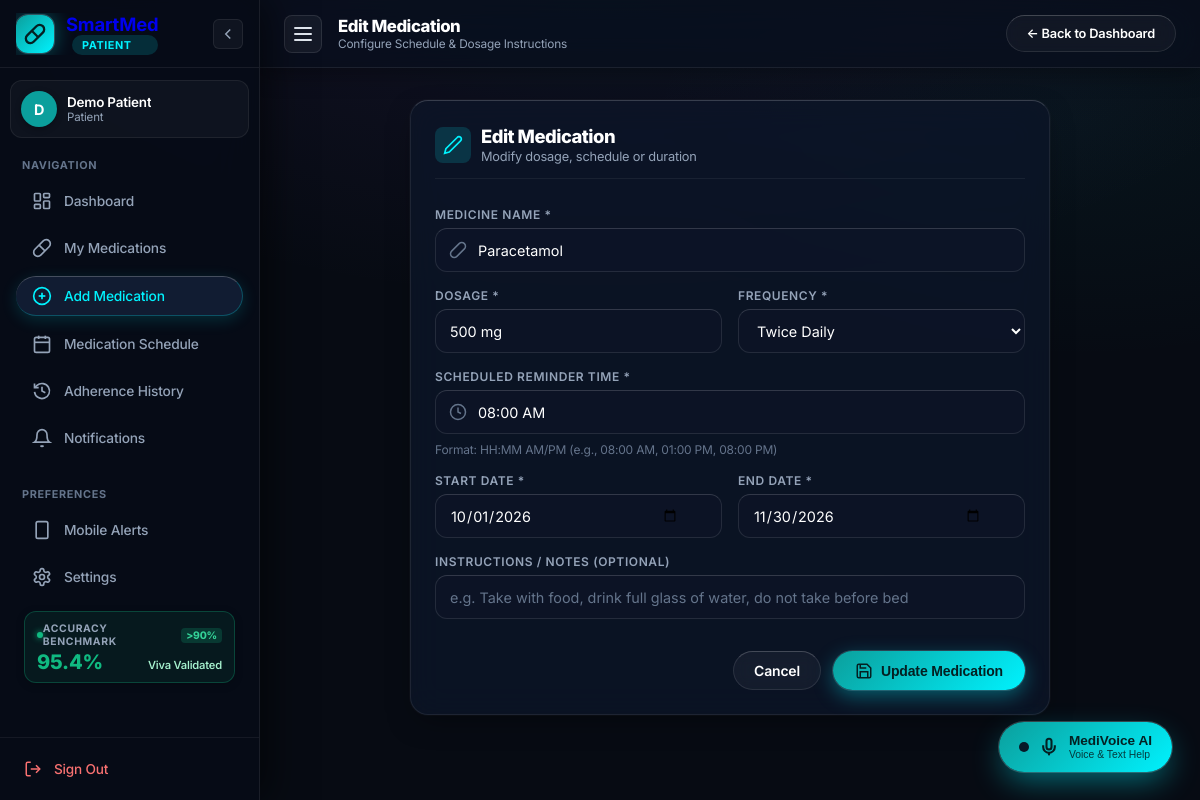
The page /medications/edit/1 (signed in) on the database as committed earlier.
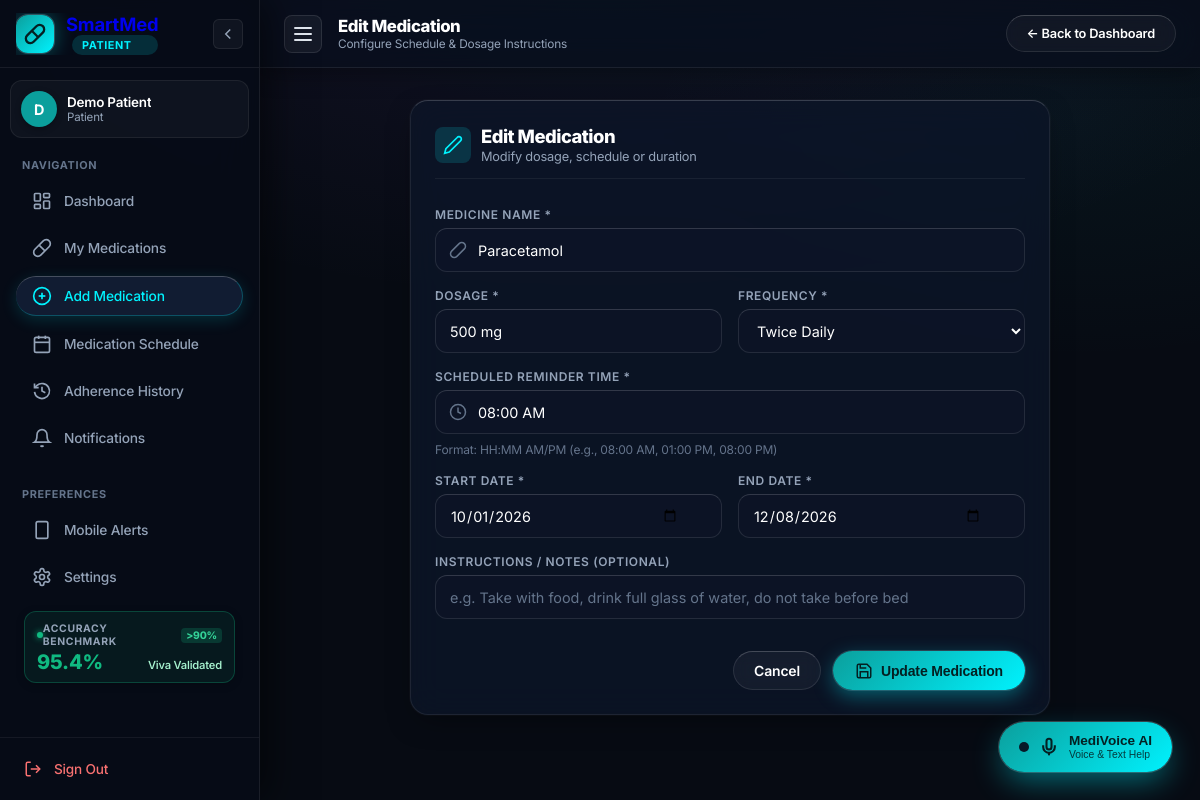
The same page on the database as committed later.
### tables this page shows
CREATE TABLE medications (
            id INTEGER PRIMARY KEY AUTOINCREMENT,
            patient_id INTEGER NOT NULL,
            medicine_name TEXT NOT NULL,
            dosage TEXT NOT NULL,
            frequency TEXT NOT NULL,
            scheduled_time TEXT NOT NULL,
            start_date TEXT NOT NULL,
            end_date TEXT NOT NULL, instructions TEXT DEFAULT '',
            FOREIGN KEY (patient_id) REFERENCES users(id) ON DELETE CASCADE
        );

### app.py (the view, shortened to what this page needs)
@app.route("/medications/edit/<int:med_id>", methods=["GET", "POST"])
def edit_medication(med_id):
    if "user_id" not in session:
        return redirect(url_for("login"))
    patient_id = session["user_id"]
    conn = get_db()
    cursor = conn.cursor()
    cursor.execute("SELECT * FROM medications WHERE id = ? AND patient_id = ?", (med_id, patient_id))
    medication = cursor.fetchone()
    if not medication:
        conn.close()
        flash("Medication not found or unauthorized.", "error")
        return redirect(url_for("patient_dashboard"))
    conn.close()
    return render_template("add_medicine.html", medication=medication, is_edit=True)

### app.py (called while the page is built)
def get_db():
    conn = sqlite3.connect(DATABASE_PATH)
    conn.row_factory = sqlite3.Row
    return conn

### templates/add_medicine.html (shortened to what the changed rows need)
<!DOCTYPE html>
<html lang="en">
<head>
  <link rel="stylesheet" href="{{ url_for('static', filename='css/style.css') }}">
</head>
<body class="app-layout">
  {% set active_page = 'add_medication' %}
  <div class="app-main-wrapper">
    <header class="app-topbar">
      <div class="topbar-left">
        <div class="topbar-page-info">
          <h2 class="topbar-title">{{ 'Edit Medication' if is_edit else 'Add New Prescription' }}</h2>
        </div>
      </div>
    </header>
    <main class="main-content">
    <div class="form-card section-card">
      <div class="section-header">
        <div class="section-title-box">
          <div>
            <h2 class="section-title">{{ 'Edit Medication' if is_edit else 'Add New Medication' }}</h2>
          </div>
        </div>
      </div>
      <form action="{{ url_for('edit_medication', med_id=medication.id) if is_edit else url_for('add_medication') }}" method="POST" class="auth-form" style="margin-top:10px;">
        <div class="form-group">
          <div class="input-container">
            <svg class="input-icon-left" viewBox="0 0 24 24" fill="none" stroke="currentColor" stroke-width="2">
              <path d="m10.5 20.5 10-10a4.95 4.95 0 1 0-7-7l-10 10a4.95 4.95 0 1 0 7 7Z"/>
            </svg>
            <input type="text" id="medicine_name" name="medicine_name" class="auth-input" placeholder="e.g. Paracetamol, Amoxicillin, Metformin"
                   value="{{ medication.medicine_name if medication else (form_data.medicine_name if form_data else '') }}" required>
          </div>
        </div>
        <div class="form-grid-2">
          <div class="form-group">
            <div class="input-container">
              <input type="text" id="dosage" name="dosage" class="auth-input no-left-icon" placeholder="e.g. 500 mg, 1 Tablet, 10 ml"
                     value="{{ medication.dosage if medication else (form_data.dosage if form_data else '') }}" required>
            </div>
          </div>
          <div class="form-group">
            <div class="input-container">
              <select id="frequency" name="frequency" class="auth-input no-left-icon" style="background:var(--input-bg); color:var(--text-main);" required>
                {% set curr_freq = medication.frequency if medication else (form_data.frequency if form_data else 'Once Daily') %}
                <option value="Twice Daily" {% if curr_freq == 'Twice Daily' %}selected{% endif %}>Twice Daily</option>
              </select>
            </div>
          </div>
        </div>
        <div class="form-group">
          <div class="input-container">
            <svg class="input-icon-left" viewBox="0 0 24 24" fill="none" stroke="currentColor" stroke-width="2">
              <circle cx="12" cy="12" r="10"/><polyline points="12 6 12 12 16 14"/>
            </svg>
            <input type="text" id="scheduled_time" name="scheduled_time" class="auth-input" placeholder="e.g. 08:00 AM or 01:00 PM"
                   value="{{ medication.scheduled_time if medication else (form_data.scheduled_time if form_data else '08:00 AM') }}" required>
          </div>
        </div>
        <div class="form-grid-2">
          <div class="form-group">
            <div class="input-container">
              <input type="date" id="start_date" name="start_date" class="auth-input no-left-icon"
                     value="{{ medication.start_date if medication else (form_data.start_date if form_data else default_start) }}" required>
            </div>
          </div>
          <div class="form-group">
            <div class="input-container">
              <input type="date" id="end_date" name="end_date" class="auth-input no-left-icon"
                     value="{{ medication.end_date if medication else (form_data.end_date if form_data else default_end) }}" required>
            </div>
          </div>
        </div>
      </form>
    </div>
  </main>
  </div>
</body>
</html>

Rows that differ between the two databases and show on the page:
changed medications "Paracetamol": end_date "11/30/2026" → "12/08/2026"
